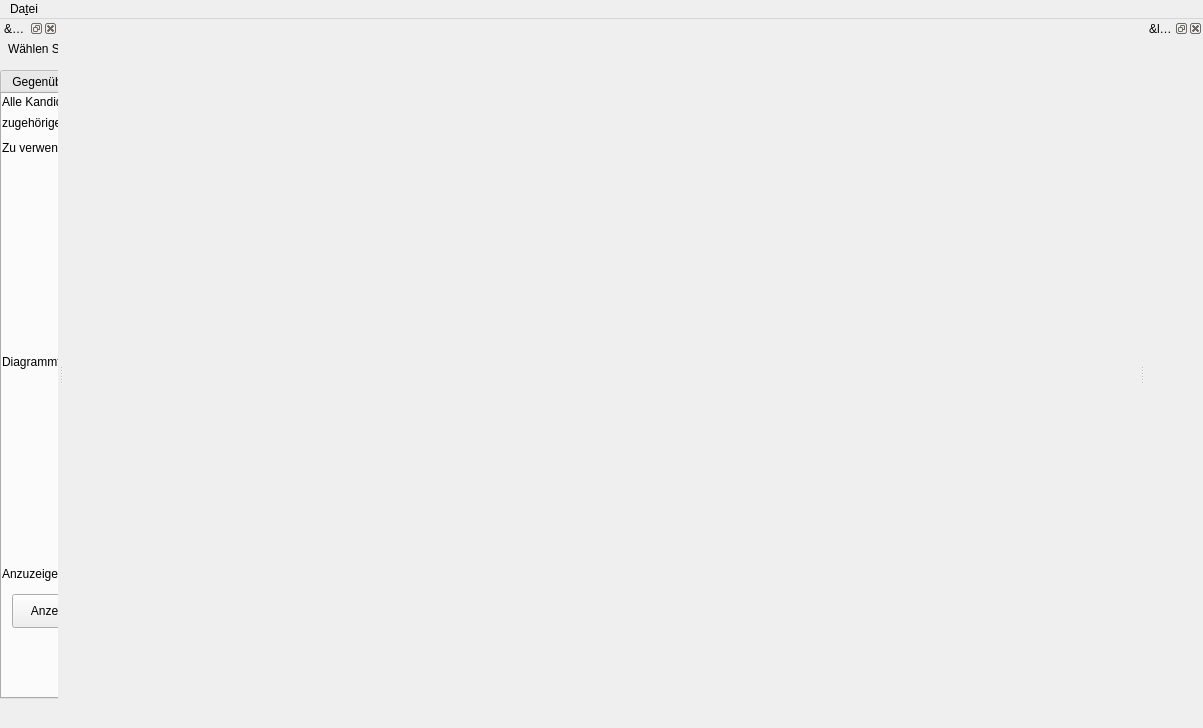
<?xml version="1.0" encoding="UTF-8"?>
<ui version="4.0">
 <class>SettingsWindow</class>
 <widget class="QMainWindow" name="SettingsWindow">
  <property name="geometry">
   <rect>
    <x>0</x>
    <y>0</y>
    <width>1203</width>
    <height>728</height>
   </rect>
  </property>
  <property name="sizePolicy">
   <sizepolicy hsizetype="Maximum" vsizetype="Preferred">
    <horstretch>0</horstretch>
    <verstretch>0</verstretch>
   </sizepolicy>
  </property>
  <property name="windowTitle">
   <string>MainWindow</string>
  </property>
  <widget class="QWidget" name="centralwidget">
   <property name="focusPolicy">
    <enum>Qt::WheelFocus</enum>
   </property>
   <layout class="QGridLayout" name="gridLayout_2"/>
  </widget>
  <widget class="QDockWidget" name="lastPlots">
   <property name="sizePolicy">
    <sizepolicy hsizetype="Fixed" vsizetype="Fixed">
     <horstretch>0</horstretch>
     <verstretch>0</verstretch>
    </sizepolicy>
   </property>
   <property name="floating">
    <bool>false</bool>
   </property>
   <property name="windowTitle">
    <string>&amp;last plots</string>
   </property>
   <attribute name="dockWidgetArea">
    <number>2</number>
   </attribute>
   <widget class="QWidget" name="dockWidgetContents_10"/>
  </widget>
  <widget class="QDockWidget" name="createPlot">
   <property name="sizePolicy">
    <sizepolicy hsizetype="Fixed" vsizetype="Preferred">
     <horstretch>0</horstretch>
     <verstretch>0</verstretch>
    </sizepolicy>
   </property>
   <property name="autoFillBackground">
    <bool>false</bool>
   </property>
   <property name="floating">
    <bool>false</bool>
   </property>
   <property name="windowTitle">
    <string>&amp;Create Plot</string>
   </property>
   <attribute name="dockWidgetArea">
    <number>1</number>
   </attribute>
   <widget class="QWidget" name="dockWidgetContents_11">
    <widget class="QWidget" name="verticalLayoutWidget">
     <property name="geometry">
      <rect>
       <x>0</x>
       <y>30</y>
       <width>611</width>
       <height>631</height>
      </rect>
     </property>
     <layout class="QVBoxLayout" name="verticalLayout">
      <property name="sizeConstraint">
       <enum>QLayout::SetMaximumSize</enum>
      </property>
      <item>
       <widget class="QTabWidget" name="tabWidget">
        <property name="currentIndex">
         <number>1</number>
        </property>
        <widget class="QWidget" name="compareParties">
         <attribute name="title">
          <string>Gegenüberstellung Parteien</string>
         </attribute>
         <widget class="QWidget" name="formLayoutWidget">
          <property name="geometry">
           <rect>
            <x>0</x>
            <y>0</y>
            <width>591</width>
            <height>541</height>
           </rect>
          </property>
          <layout class="QFormLayout" name="formLayout">
           <property name="sizeConstraint">
            <enum>QLayout::SetMaximumSize</enum>
           </property>
           <item row="0" column="0">
            <widget class="QLabel" name="allPartiesLabel">
             <property name="text">
              <string>Alle Parteien verwenden</string>
             </property>
            </widget>
           </item>
           <item row="0" column="1">
            <widget class="QCheckBox" name="selectAllPartysCheckBox"/>
           </item>
           <item row="1" column="0">
            <widget class="QLabel" name="zuVerwendendeParteienAuswHlenLabel">
             <property name="text">
              <string>Zu verwendende Parteien auswählen</string>
             </property>
            </widget>
           </item>
           <item row="2" column="0">
            <widget class="QLabel" name="diagrammtypAuswHlenLabel">
             <property name="text">
              <string>Diagrammtyp auswählen</string>
             </property>
            </widget>
           </item>
           <item row="2" column="1">
            <widget class="QTabWidget" name="diagrammtypAuswHlenTabWidget">
             <property name="currentIndex">
              <number>0</number>
             </property>
             <widget class="QWidget" name="pieChart">
              <attribute name="title">
               <string>Kreisdiagramm</string>
              </attribute>
             </widget>
             <widget class="QWidget" name="barchart">
              <attribute name="title">
               <string>Säulendiagramm</string>
              </attribute>
             </widget>
             <widget class="QWidget" name="bargraph">
              <attribute name="title">
               <string>Balkendiagramm</string>
              </attribute>
             </widget>
            </widget>
           </item>
           <item row="3" column="0">
            <widget class="QLabel" name="anzuzeigendeDatenAuswHlenLabel">
             <property name="text">
              <string>Anzuzeigende Daten auswählen</string>
             </property>
            </widget>
           </item>
           <item row="3" column="1">
            <widget class="QComboBox" name="anzuzeigendeDatenAuswHlenComboBox"/>
           </item>
           <item row="1" column="1">
            <widget class="QListWidget" name="partyList"/>
           </item>
          </layout>
         </widget>
         <widget class="QPushButton" name="pushButton">
          <property name="geometry">
           <rect>
            <x>10</x>
            <y>550</y>
            <width>88</width>
            <height>34</height>
           </rect>
          </property>
          <property name="text">
           <string>Anzeigen</string>
          </property>
         </widget>
        </widget>
        <widget class="QWidget" name="compareCandidates">
         <attribute name="title">
          <string>Gegenüberstellung Kandidaten</string>
         </attribute>
         <widget class="QWidget" name="formLayoutWidget_2">
          <property name="geometry">
           <rect>
            <x>0</x>
            <y>0</y>
            <width>590</width>
            <height>491</height>
           </rect>
          </property>
          <layout class="QFormLayout" name="formLayout_2">
           <property name="sizeConstraint">
            <enum>QLayout::SetMaximumSize</enum>
           </property>
           <item row="0" column="0">
            <widget class="QLabel" name="allCandidatesLabel">
             <property name="text">
              <string>Alle Kandidaten verwenden</string>
             </property>
            </widget>
           </item>
           <item row="0" column="1">
            <widget class="QCheckBox" name="selectAllCandidatesCheckBox"/>
           </item>
           <item row="1" column="0">
            <widget class="QLabel" name="label">
             <property name="text">
              <string>zugehörige Partei anzeigen</string>
             </property>
            </widget>
           </item>
           <item row="1" column="1">
            <widget class="QCheckBox" name="showAssociatedParty">
             <property name="text">
              <string/>
             </property>
            </widget>
           </item>
           <item row="2" column="0">
            <widget class="QLabel" name="zuVerwendendeKandidatenAuswHlenLabel">
             <property name="text">
              <string>Zu verwendende Kandidaten auswählen</string>
             </property>
            </widget>
           </item>
           <item row="2" column="1">
            <widget class="QListWidget" name="candidatesList"/>
           </item>
           <item row="3" column="1">
            <widget class="QTabWidget" name="diagrammtypAuswHlenTabWidget_2">
             <property name="currentIndex">
              <number>1</number>
             </property>
             <widget class="QWidget" name="pieChart_2">
              <attribute name="title">
               <string>Kreisdiagramm</string>
              </attribute>
             </widget>
             <widget class="QWidget" name="barchart_2">
              <attribute name="title">
               <string>Säulendiagramm</string>
              </attribute>
             </widget>
             <widget class="QWidget" name="bargraph_2">
              <attribute name="title">
               <string>Balkendiagramm</string>
              </attribute>
             </widget>
            </widget>
           </item>
           <item row="4" column="0">
            <widget class="QLabel" name="anzuzeigendeDatenAuswHlenLabel_2">
             <property name="text">
              <string>Anzuzeigende Daten auswählen</string>
             </property>
            </widget>
           </item>
           <item row="4" column="1">
            <widget class="QComboBox" name="anzuzeigendeDatenAuswHlenComboBox_2"/>
           </item>
           <item row="3" column="0">
            <widget class="QLabel" name="diagrammtypAuswHlenLabel_2">
             <property name="text">
              <string>Diagrammtyp auswählen</string>
             </property>
            </widget>
           </item>
          </layout>
         </widget>
         <widget class="QPushButton" name="showButton">
          <property name="geometry">
           <rect>
            <x>10</x>
            <y>500</y>
            <width>88</width>
            <height>34</height>
           </rect>
          </property>
          <property name="text">
           <string>Anzeigen</string>
          </property>
         </widget>
        </widget>
        <widget class="QWidget" name="compareElections">
         <attribute name="title">
          <string>Vergleich Wahlen</string>
         </attribute>
        </widget>
       </widget>
      </item>
     </layout>
    </widget>
    <widget class="QLabel" name="label_2">
     <property name="geometry">
      <rect>
       <x>8</x>
       <y>0</y>
       <width>861</width>
       <height>21</height>
      </rect>
     </property>
     <property name="text">
      <string>Wählen Sie eine Vorlage aus.</string>
     </property>
    </widget>
   </widget>
  </widget>
  <widget class="QMenuBar" name="menuBar">
   <property name="geometry">
    <rect>
     <x>0</x>
     <y>0</y>
     <width>1203</width>
     <height>30</height>
    </rect>
   </property>
   <widget class="QMenu" name="menuDatei">
    <property name="title">
     <string>Da&amp;tei</string>
    </property>
    <addaction name="actionBeenden"/>
    <addaction name="actionDatabaseSettings"/>
    <addaction name="actionquerys"/>
   </widget>
   <addaction name="menuDatei"/>
  </widget>
  <action name="actionBeenden">
   <property name="text">
    <string>&amp;Beenden</string>
   </property>
  </action>
  <action name="actionDatabaseSettings">
   <property name="text">
    <string>&amp;settings</string>
   </property>
  </action>
  <action name="actionquerys">
   <property name="text">
    <string>querys</string>
   </property>
  </action>
 </widget>
 <resources/>
 <connections/>
</ui>
